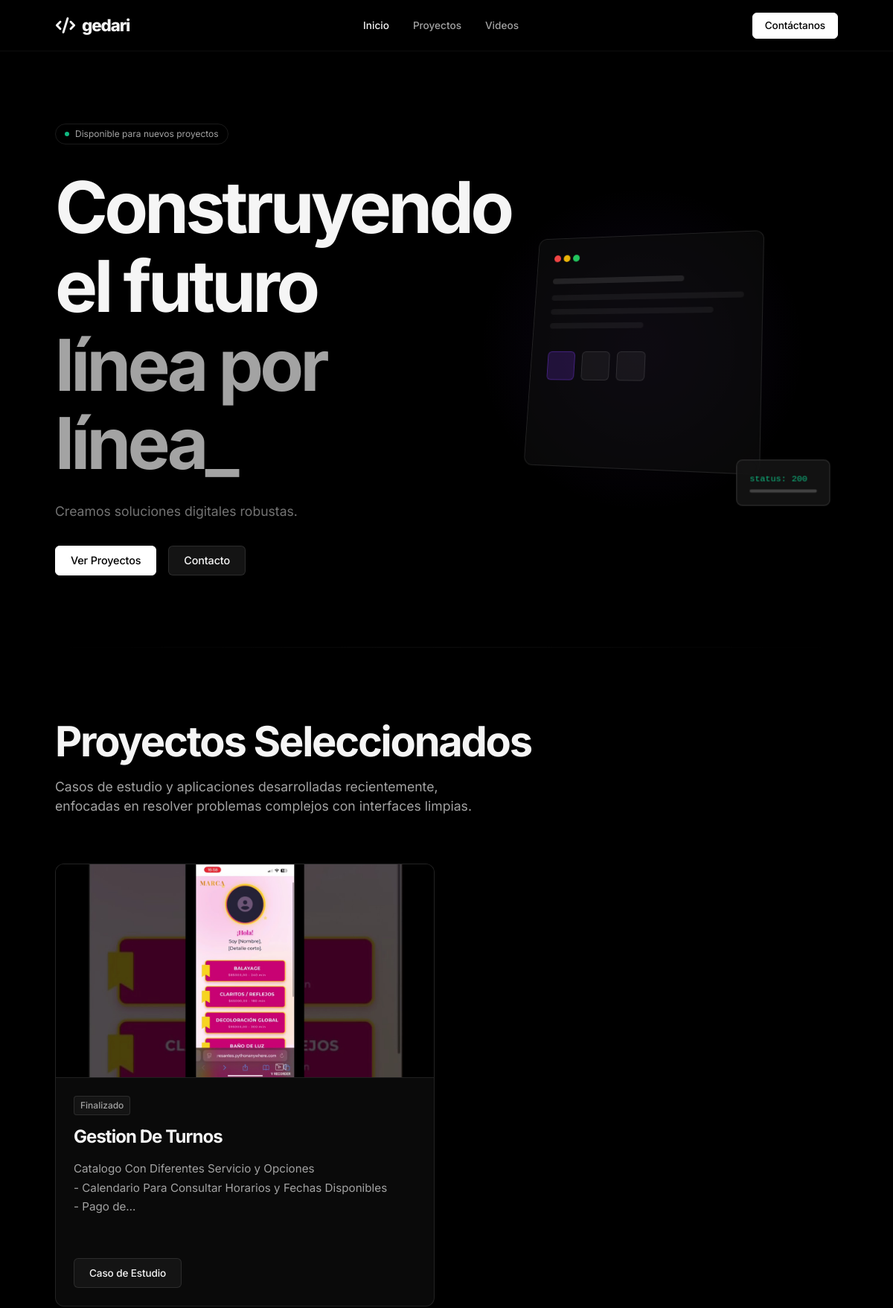
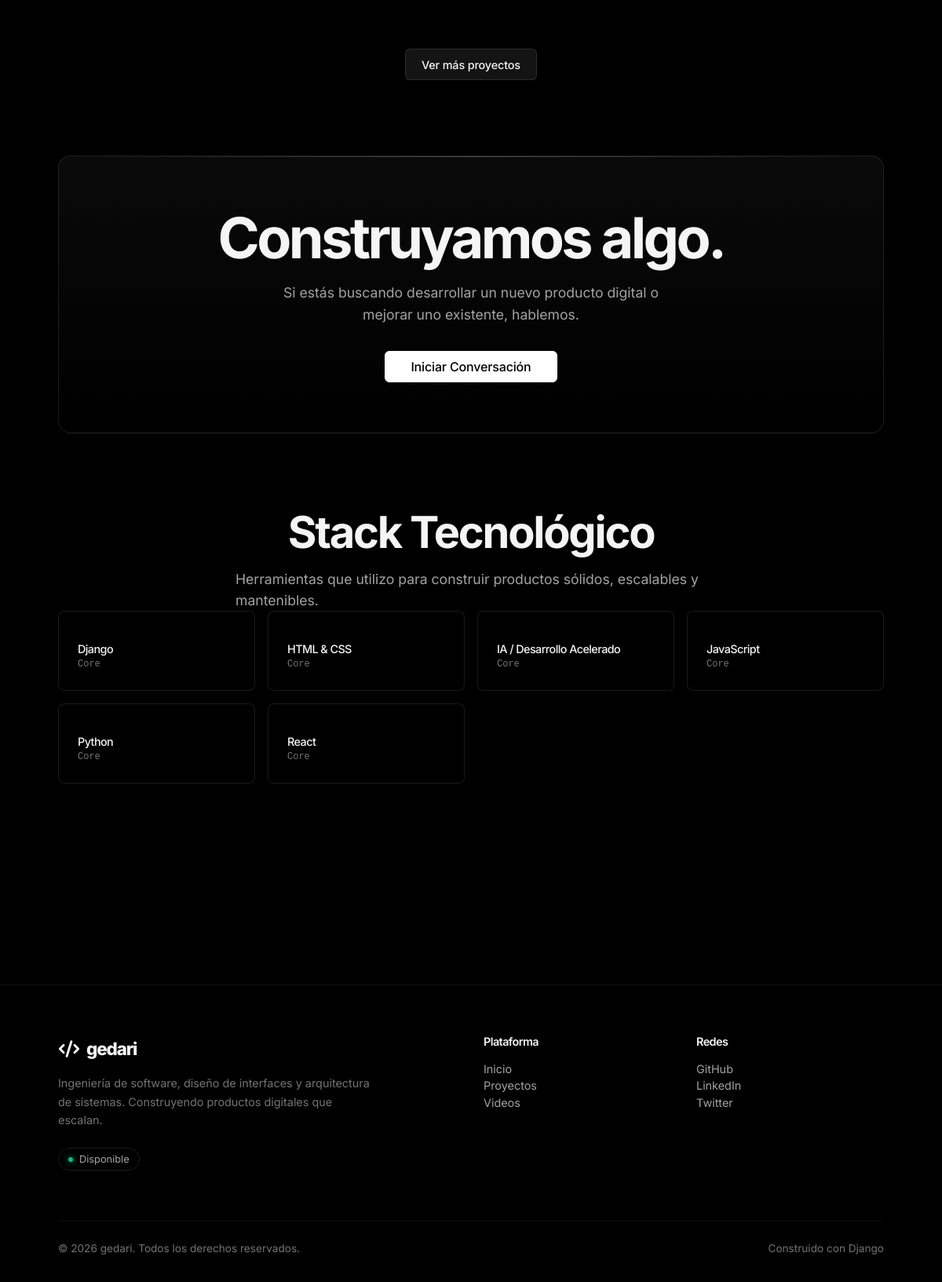
The page / on the database its author committed (2 pictures, top to bottom).
### core/models.py (models this page shows, shortened)
class HomePageConfig(models.Model):
    titulo_principal = models.CharField(max_length=200, default='Construyendo el futuro')
    subtitulo_destacado = models.CharField(max_length=200, default='línea por línea_')
    descripcion = models.TextField(default='Creamos soluciones digitales robustas.')
    imagen_hero = models.ImageField(upload_to='core/', blank=True, null=True)
    @classmethod
    def get_solo(cls):
        obj, created = cls.objects.get_or_create(pk=1)
        return obj
    class Meta:
        verbose_name = 'Configuración de Inicio'
        verbose_name_plural = 'Configuración de Inicio'

### projects/models.py (models this page shows, shortened)
class Project(models.Model):
    ESTADO_CHOICES = (
        ('en_desarrollo', 'En Desarrollo'),
        ('produccion', 'Producción'),
        ('finalizado', 'Finalizado'),
        ('pausado', 'Pausado'),
    )
    PUBLICACION_CHOICES = (
        ('borrador', 'Borrador'),
        ('publicado', 'Publicado'),
    )
    titulo = models.CharField(_("Título"), max_length=200)
    slug = models.SlugField(_("Slug"), max_length=200, unique=True)
    descripcion_corta = models.TextField(_("Descripción Corta"), max_length=500)
    descripcion_larga = models.TextField(_("Descripción Larga"), blank=True)
    youtube_url = models.TextField(_("Enlace o Iframe de YouTube"), help_text="Requerido. Pega el enlace completo o el código <iframe> de YouTube. El sistema extraerá el video automáticamente.")
    youtube_id = models.CharField(_("ID de YouTube"), max_length=20, blank=True)
    miniatura_youtube = models.ImageField(_("Miniatura Automática de YouTube"), upload_to="projects/youtube_thumbs/", blank=True, null=True)
    imagen_portada = models.ImageField(_("Imagen Principal / Portada"), upload_to="projects/", blank=True, null=True)
    estado = models.CharField(_("Estado"), max_length=50, choices=ESTADO_CHOICES, default='finalizado')
    estado_publicacion = models.CharField(_("Estado de Publicación"), max_length=50, choices=PUBLICACION_CHOICES, default='publicado')
    destacado = models.BooleanField(_("Destacado"), default=False, help_text="Marcar para mostrar en la página principal.")
    url_demo = models.URLField(_("URL Demo"), blank=True)
    url_github = models.URLField(_("URL GitHub"), blank=True)
    url_cliente = models.URLField(_("URL Cliente"), blank=True)
    categorias = models.ManyToManyField(Category, verbose_name=_("Categorías"), related_name="proyectos", blank=True)
    tecnologias = models.ManyToManyField(Technology, verbose_name=_("Tecnologías"), related_name="proyectos", blank=True)
    orden = models.PositiveIntegerField(_("Orden"), default=0, help_text="Determina el orden visual en la página principal (ej. 1, 2, 3...)")
    fecha_creacion = models.DateField(_("Fecha de Creación"), blank=True, null=True)
    fecha_actualizacion = models.DateTimeField(auto_now=True)
    meta_title = models.CharField(_("Meta Title"), max_length=60, blank=True)
    meta_description = models.CharField(_("Meta Description"), max_length=160, blank=True)
    class Meta:
        verbose_name = _("Proyecto")
        verbose_name_plural = _("Proyectos")
        ordering = ['orden', '-fecha_creacion']
    @property
    def iframe(self):
        if self.embed_url:
            return format_html(
                '<iframe id="yt-player-{}" width="100%" height="100%" src="{}" frameborder="0" allow="accelerometer; autoplay; clipboard-write; encrypted-media; gyroscope; picture-in-picture; fullscreen" referrerpolicy="strict-origin-when-cross-origin" allowfullscreen webkitallowfullscreen mozallowfullscreen style="position: absolute; top: 0; left: 0;"></iframe>',
                self.id,
                self.embed_url
            )
        return ""
    @property
    def descripcion_formateada(self):
        text = self.descripcion_corta
        if not text:
            return ""
        escaped_text = escape(text)
        if escaped_text.startswith('- '):
            escaped_text = escaped_text[2:]
        formatted = escaped_text.replace(' - ', '<br>&bull; ')
        formatted = formatted.replace('\n', '<br>')
        if formatted.startswith('&bull; '):
            pass # Keep it if it starts with a bullet
        return mark_safe(formatted)

class Technology(models.Model):
    nombre = models.CharField(_("Nombre"), max_length=100)
    icono = models.CharField(_("Ícono (SVG o Clase)"), max_length=1000, blank=True, help_text="Código SVG o clase CSS (ej. fa-brands fa-python)")
    color = models.CharField(_("Color"), max_length=50, blank=True, help_text="Color hex, ej. #3776AB")
    orden = models.PositiveIntegerField(_("Orden"), default=0)
    class Meta:
        verbose_name = _("Tecnología")
        verbose_name_plural = _("Tecnologías")
        ordering = ['orden', 'nombre']

### core/views.py (the view)
# urls.py: path('', core_views.home, name='home'),
def home(request):
    proyectos_destacados = Project.objects.filter(estado_publicacion='publicado', destacado=True).prefetch_related('tecnologias').order_by('orden')[:3]
    ultimos_videos = Video.objects.filter(publicado=True)[:4]
    stats = {
        'proyectos': Project.objects.filter(estado_publicacion='publicado').count(),
        'videos': Video.objects.filter(publicado=True).count(),
        'tecnologias': Technology.objects.count(),
    }
    tecnologias = Technology.objects.all()
    config = HomePageConfig.get_solo()
    return render(request, 'pages/home.html', {
        'proyectos_destacados': proyectos_destacados,
        'ultimos_videos': ultimos_videos,
        'stats': stats,
        'tecnologias': tecnologias,
        'config': config,
    })

### templates/pages/home.html (shortened to what this page needs)
{% extends 'base.html' %}
{% load static %}
{% block content %}
<section class="container" style="padding-top: var(--space-24); padding-bottom: var(--space-24); position: relative;">
    <div class="grid md:grid-cols-2 gap-12 items-center">
        <div class="animate-fade-up">
            <div style="display: inline-flex; align-items: center; gap: 0.5rem; font-size: 0.75rem; border: 1px solid var(--border-color); padding: 0.25rem 0.75rem; border-radius: var(--radius-full); color: var(--text-secondary); margin-bottom: var(--space-8);">
                <span style="width: 6px; height: 6px; background: #10b981; border-radius: 50%; display: inline-block;"></span>
                Disponible para nuevos proyectos
            </div>
            <h1 class="title-hero">
                {{ config.titulo_principal }}<br>
                <span style="color: var(--text-secondary);">{{ config.subtitulo_destacado }}</span>
            </h1>
            <p class="text-muted" style="font-size: 1.1rem; max-width: 90%; margin-bottom: var(--space-8); line-height: 1.6;">
                {{ config.descripcion }}
            </p>
            <div class="flex gap-4">
                <a href="#proyectos" class="btn btn-primary">Ver Proyectos</a>
                <a href="/contacto/" class="btn btn-secondary">Contacto</a>
            </div>
        </div>
        <div class="animate-fade-up delay-200" style="position: relative; height: 500px; display: flex; align-items: center; justify-content: center;">
            <div style="position: absolute; width: 100%; height: 100%; background: radial-gradient(circle, rgba(124, 58, 237, 0.1) 0%, transparent 60%); z-index: 0;"></div>
            <div style="position: relative; z-index: 1; width: 100%; max-width: 400px; aspect-ratio: 1; perspective: 1000px;">
                <div style="position: absolute; top: 10%; left: 10%; right: 10%; bottom: 10%; border: 1px solid rgba(255,255,255,0.1); background: rgba(10,10,10,0.8); backdrop-filter: blur(10px); border-radius: var(--radius-xl); padding: var(--space-6); transform: rotateY(-15deg) rotateX(10deg); box-shadow: 0 25px 50px -12px rgba(0,0,0,0.5);">
                    <div style="display: flex; gap: 4px; margin-bottom: var(--space-6);">
                        <div style="width: 10px; height: 10px; border-radius: 50%; background: #ef4444;"></div>
                        <div style="width: 10px; height: 10px; border-radius: 50%; background: #eab308;"></div>
                        <div style="width: 10px; height: 10px; border-radius: 50%; background: #22c55e;"></div>
                    </div>
                    <div style="width: 70%; height: 8px; background: rgba(255,255,255,0.1); border-radius: 4px; margin-bottom: var(--space-4);"></div>
                    <div style="width: 100%; height: 8px; background: rgba(255,255,255,0.05); border-radius: 4px; margin-bottom: var(--space-3);"></div>
                    <div style="width: 85%; height: 8px; background: rgba(255,255,255,0.05); border-radius: 4px; margin-bottom: var(--space-3);"></div>
                    <div style="width: 50%; height: 8px; background: rgba(255,255,255,0.05); border-radius: 4px; margin-bottom: var(--space-8);"></div>
                    <div style="display: flex; gap: 10px;">
                        <div style="width: 40px; height: 40px; border-radius: var(--radius-md); background: rgba(124, 58, 237, 0.2); border: 1px solid rgba(124, 58, 237, 0.4);"></div>
                        <div style="width: 40px; height: 40px; border-radius: var(--radius-md); background: rgba(255, 255, 255, 0.05); border: 1px solid rgba(255,255,255,0.1);"></div>
                        <div style="width: 40px; height: 40px; border-radius: var(--radius-md); background: rgba(255, 255, 255, 0.05); border: 1px solid rgba(255,255,255,0.1);"></div>
                    </div>
                </div>
                <div style="position: absolute; bottom: 0; right: -10%; width: 120px; padding: var(--space-4); border: 1px solid rgba(255,255,255,0.15); background: rgba(20,20,20,0.9); backdrop-filter: blur(10px); border-radius: var(--radius-lg); transform: translateZ(50px);">
                    <div style="font-family: var(--font-mono); font-size: 0.7rem; color: #10b981; margin-bottom: 4px;">status: 200</div>
                    <div style="width: 100%; height: 4px; background: rgba(255,255,255,0.2); border-radius: 2px;"></div>
                </div>
            </div>
        </div>
    </div>
</section>
<div class="container"><div style="height: 1px; width: 100%; background: linear-gradient(90deg, transparent, var(--border-glass), transparent);"></div></div>
<section id="proyectos" class="container" style="padding-top: var(--space-24); padding-bottom: var(--space-24);">
    <div class="mb-16">
        <h2 class="title-section">Proyectos Seleccionados</h2>
        <p class="text-secondary" style="font-size: 1.1rem; max-width: 600px;">Casos de estudio y aplicaciones desarrolladas recientemente, enfocadas en resolver problemas complejos con interfaces limpias.</p>
    </div>
    {% if proyectos_destacados %}
    <div class="grid grid-cols-1 lg:grid-cols-2 gap-8">
        {% for proyecto in proyectos_destacados %}
        <div class="project-card" style="flex-direction: column;">
            <div class="project-img-wrapper" style="width: 100%; border-right: none; border-bottom: 1px solid var(--border-glass);">
                {% if proyecto.miniatura_youtube %}
                <img src="{{ proyecto.miniatura_youtube.url }}" alt="{{ proyecto.titulo }}" class="project-img" loading="lazy" style="width: 100%; height: 100%; object-fit: cover; object-position: center; display: block;">
                {% elif proyecto.imagen_portada %}
                <img src="{{ proyecto.imagen_portada.url }}" alt="{{ proyecto.titulo }}" class="project-img" loading="lazy" style="width: 100%; height: 100%; object-fit: cover; object-position: center; display: block;">
                {% else %}
                <div class="project-img" style="background: var(--bg-tertiary);"></div>
                {% endif %}
            </div>
            <div class="project-content" style="width: 100%; padding: var(--space-6);">
                <div class="badge" style="margin-bottom: var(--space-4); align-self: flex-start;">
                    {{ proyecto.get_estado_display }}
                </div>
                <h3 style="font-size: 1.5rem; margin-bottom: var(--space-4);">{{ proyecto.titulo }}</h3>
                <p class="text-secondary" style="font-size: 0.95rem; line-height: 1.7; margin-bottom: var(--space-6);">
                    {{ proyecto.descripcion_formateada|truncatechars:120|default:proyecto.descripcion_corta }}
                </p>
                <div class="flex gap-4 mt-auto">
                    <a href="{% url 'projects:detail' proyecto.slug %}" class="btn btn-secondary" style="font-size: 0.85rem;">
                        Caso de Estudio
                    </a>
                </div>
            </div>
        </div>
        {% endfor %}
    </div>
    {% else %}
    <div style="padding: var(--space-16); text-align: center; border: 1px solid var(--border-color); border-radius: var(--radius-xl);">
        <p class="text-muted">Aún no hay proyectos destacados.</p>
    </div>
    {% endif %}
    <div class="flex justify-center" style="margin-top: var(--space-16);">
        <a href="{% url 'projects:list' %}" class="btn btn-secondary">
            Ver más proyectos
        </a>
    </div>
</section>
<section class="container" style="padding-bottom: var(--space-24);">
    <div class="cta-banner" style="display: flex; flex-direction: column; align-items: center; justify-content: center; text-align: center;">
        <h2 style="font-size: clamp(2.5rem, 6vw, 4.5rem); letter-spacing: -0.05em; font-weight: 700; margin-bottom: var(--space-4);">
            Construyamos algo.
        </h2>
        <p class="text-secondary" style="font-size: 1.1rem; max-width: 500px; margin: 0 auto var(--space-8) auto; line-height: 1.6;">
            Si estás buscando desarrollar un nuevo producto digital o mejorar uno existente, hablemos.
        </p>
        <a href="{% url 'contact:page' %}" class="btn btn-primary" style="padding: 0 2rem; font-size: 1rem;">
            Iniciar Conversación
        </a>
    </div>
</section>
<section class="container" style="padding-bottom: var(--space-32);">
    <div class="mb-12 text-center" style="display: flex; flex-direction: column; align-items: center;">
        <h2 class="title-section">Stack Tecnológico</h2>
        <p class="text-secondary" style="font-size: 1.1rem; max-width: 600px;">Herramientas que utilizo para construir productos sólidos, escalables y mantenibles.</p>
    </div>
    <div class="grid grid-cols-2 md:grid-cols-4 gap-4">
        {% for tech in tecnologias %}
        <div class="tech-item">
            <h4 style="font-size: 0.9rem; font-weight: 500; color: var(--text-primary);">{{ tech.nombre }}</h4>
            <span style="font-size: 0.75rem; color: var(--text-muted); font-family: var(--font-mono); margin-top: 2px;">Core</span>
        </div>
        {% endfor %}
    </div>
</section>
{% endblock %}

### rows shown on the page
HomePageConfig: titulo_principal "Construyendo el futuro", subtitulo_destacado "línea por línea_", descripcion "Creamos soluciones digitales robustas."
Project: miniatura_youtube (picture), estado "Finalizado", titulo "Gestion De Turnos", descripcion_formateada "Catalogo Con Diferentes Servicio y Opciones - Calendario Para Consultar Horarios y Fechas Disponibles - Pago de…"
Technology: nombre "Django"
Technology: nombre "HTML & CSS"
Technology: nombre "IA / Desarrollo Acelerado"
Technology: nombre "JavaScript"
Technology: nombre "Python"
Technology: nombre "React"
